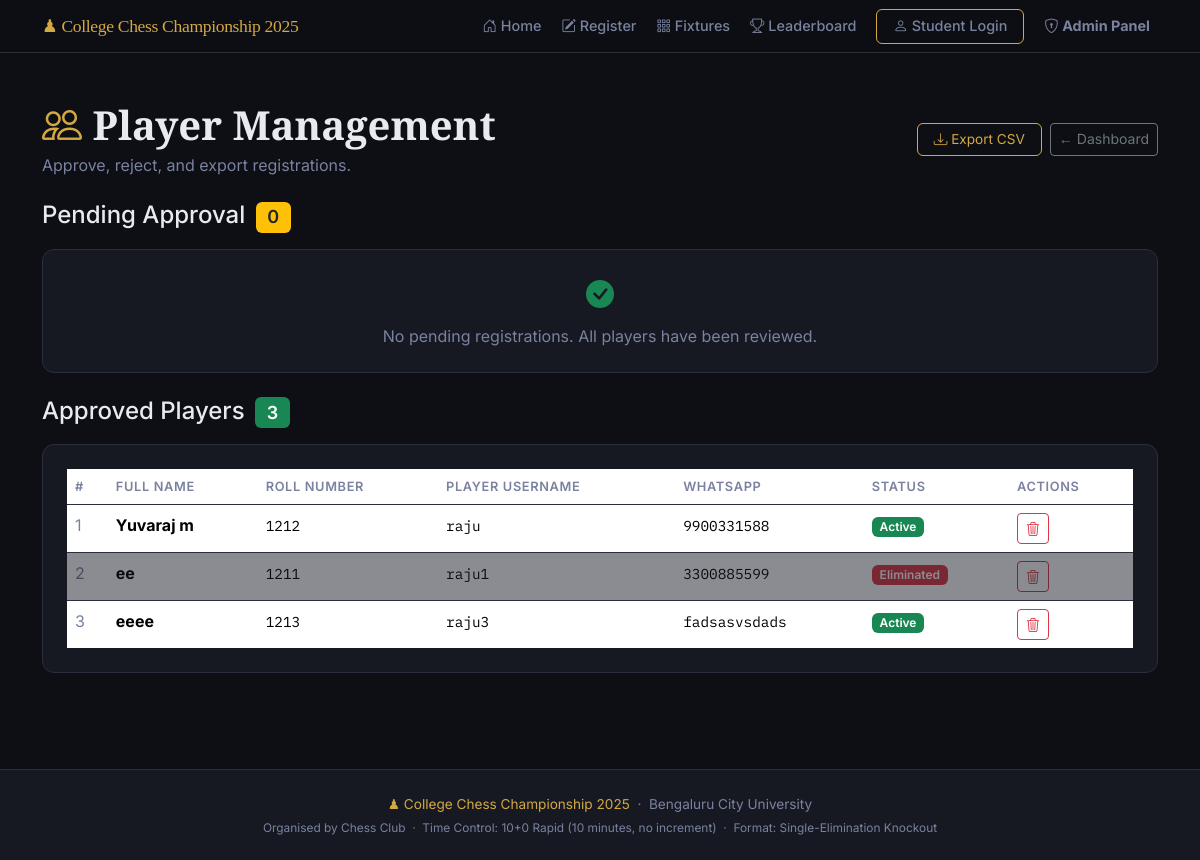
Page /admin/players (signed in) on the committed database.
### models.py (models this page shows, shortened)
class Player(db.Model):
    __tablename__ = "players"
    id = db.Column(db.Integer, primary_key=True)
    full_name      = db.Column(db.String(100), nullable=False)
    roll_number    = db.Column(db.String(50),  unique=True, nullable=False)
    chess_username = db.Column(db.String(50),  unique=True, nullable=False)
    whatsapp       = db.Column(db.String(20),  nullable=False)
    registered_at = db.Column(db.DateTime, default=datetime.utcnow)
    is_approved   = db.Column(db.Boolean, default=False)   # Admin must approve
    is_eliminated = db.Column(db.Boolean, default=False)   # Set True after a loss
    wins      = db.Column(db.Integer, default=0)   # Total match wins
    losses    = db.Column(db.Integer, default=0)   # Total match losses
    points    = db.Column(db.Integer, default=0)   # 1 per win, used for ranking
    bye_count = db.Column(db.Integer, default=0)   # Number of byes received
    matches_as_p1 = db.relationship(
        "Match", foreign_keys="Match.player1_id",
        backref="player1", lazy="dynamic"
    )
    matches_as_p2 = db.relationship(
        "Match", foreign_keys="Match.player2_id",
        backref="player2", lazy="dynamic"
    )
    matches_won = db.relationship(
        "Match", foreign_keys="Match.winner_id",
        backref="winner", lazy="dynamic"
    )

### app.py (the view)
    @app.route("/admin/players")
    @admin_required
    def admin_players():
        pending_players  = Player.query.filter_by(is_approved=False).order_by(Player.registered_at).all()
        approved_players = Player.query.filter_by(is_approved=True).order_by(Player.registered_at).all()
        return render_template(
            "admin_players.html",
            pending_players  = pending_players,
            approved_players = approved_players,
        )

### templates/admin_players.html (shortened to what this page needs)
{% extends "base.html" %}
{% block content %}
<section class="py-5">
  <div class="container">
    <div class="d-flex justify-content-between align-items-center mb-4">
      <div>
        <h1 class="chess-section-title mb-1">
          <i class="bi bi-people chess-gold"></i> Player Management
        </h1>
        <p class="text-muted mb-0">
          Approve, reject, and export registrations.
        </p>
      </div>
      <div class="d-flex gap-2 flex-wrap">
        <a href="{{ url_for('admin_export_players') }}" class="btn chess-btn-outline btn-sm">
          <i class="bi bi-download"></i> Export CSV
        </a>
        <a href="{{ url_for('admin_dashboard') }}" class="btn btn-outline-secondary btn-sm">
          ← Dashboard
        </a>
      </div>
    </div>
    <h4 class="mb-3">
      Pending Approval
      <span class="badge bg-warning text-dark ms-1">{{ pending_players | length }}</span>
    </h4>
    {% if pending_players %}
      <form method="POST" action="{{ url_for('admin_approve_all') }}" class="mb-3">
        <button type="submit" class="btn chess-btn-primary btn-sm"
                onclick="return confirm('Approve ALL {{ pending_players | length }} pending player(s)?')">
          <i class="bi bi-check-all"></i> Approve All Pending
        </button>
      </form>
      <div class="chess-card mb-4">
        <div class="table-responsive">
          <table class="table table-borderless chess-table mb-0">
            <thead>
              <tr>
                <th>#</th>
                <th>Full Name</th>
                <th>Roll Number</th>
                <th>Player Username</th>
                <th>WhatsApp</th>
                <th>Registered</th>
                <th>Actions</th>
              </tr>
            </thead>
            <tbody>
              {% for p in pending_players %}
              <tr>
                <td class="text-muted">{{ p.id }}</td>
                <td><strong>{{ p.full_name }}</strong></td>
                <td><span class="chess-mono">{{ p.roll_number }}</span></td>
                <td>
                  <span class="chess-mono">{{ p.chess_username }}</span>
                </td>
                <td><span class="chess-mono">{{ p.whatsapp }}</span></td>
                <td>
                  <small class="text-muted">
                    {{ p.registered_at.strftime('%d %b %H:%M') }}
                  </small>
                </td>
                <td>
                  <div class="d-flex gap-1">
                    <form method="POST"
                          action="{{ url_for('admin_approve_player', player_id=p.id) }}"
                          style="display:inline;">
                      <button type="submit" class="btn btn-success btn-sm"
                              title="Approve player">
                        <i class="bi bi-check-lg"></i>
                      </button>
                    </form>
                    <form method="POST"
                          action="{{ url_for('admin_reject_player', player_id=p.id) }}"
                          style="display:inline;"
                          onsubmit="return confirm('Delete {{ p.full_name }}\'s registration?')">
                      <button type="submit" class="btn btn-danger btn-sm"
                              title="Reject and delete">
                        <i class="bi bi-trash3"></i>
                      </button>
                    </form>
                  </div>
                </td>
              </tr>
              {% endfor %}
            </tbody>
          </table>
        </div>
      </div>
    {% else %}
      <div class="chess-card text-center py-4 mb-4 text-muted">
        <i class="bi bi-check-circle-fill text-success fs-3"></i>
        <p class="mt-2 mb-0">No pending registrations. All players have been reviewed.</p>
      </div>
    {% endif %}
    <h4 class="mb-3">
      Approved Players
      <span class="badge bg-success ms-1">{{ approved_players | length }}</span>
    </h4>
    {% if approved_players %}
      <div class="chess-card">
        <div class="table-responsive">
          <table class="table table-borderless chess-table mb-0">
            <thead>
              <tr>
                <th>#</th>
                <th>Full Name</th>
                <th>Roll Number</th>
                <th>Player Username</th>
                <th>WhatsApp</th>
                <th>Status</th>
                <th>Actions</th>
              </tr>
            </thead>
            <tbody>
              {% for p in approved_players %}
              <tr class="{{ 'opacity-50' if p.is_eliminated else '' }}">
                <td class="text-muted">{{ p.id }}</td>
                <td><strong>{{ p.full_name }}</strong></td>
                <td><span class="chess-mono">{{ p.roll_number }}</span></td>
                <td>
                  <span class="chess-mono">{{ p.chess_username }}</span>
                </td>
                <td><span class="chess-mono">{{ p.whatsapp }}</span></td>
                <td>
                  {% if p.is_eliminated %}
                    <span class="badge bg-danger">Eliminated</span>
                  {% else %}
                    <span class="badge bg-success">Active</span>
                  {% endif %}
                </td>
                <td>
                  <form method="POST"
                        action="{{ url_for('admin_reject_player', player_id=p.id) }}"
                        style="display:inline;"
                        onsubmit="return confirm('Permanently remove {{ p.full_name }}?')">
                    <button type="submit" class="btn btn-outline-danger btn-sm"
                            title="Remove player">
                      <i class="bi bi-trash3"></i>
                    </button>
                  </form>
                </td>
              </tr>
              {% endfor %}
            </tbody>
          </table>
        </div>
      </div>
    {% else %}
      <div class="chess-card text-center py-4 text-muted">
        <i class="bi bi-person-x fs-3"></i>
        <p class="mt-2 mb-0">No approved players yet. Approve registrations above.</p>
      </div>
    {% endif %}
  </div>
</section>
{% endblock %}

### static/css/style.css (style rules this page uses)
:root { --chess-bg: #0d0f14; --chess-surface: #161922; --chess-surface-2: #1e2230; --chess-border: #2a2f3e; --chess-gold: #d4a843; --chess-gold-light: #e8c26a; --chess-text: #e8eaf0; --chess-muted: #7a82a0; --chess-success: #4caf7d; --chess-danger: #e05c5c; --chess-warning: #f0a84b; --font-display: "Playfair Display", Georgia, serif; --font-mono: "IBM Plex Mono", "Courier New", monospace; --font-body: "Inter", system-ui, sans-serif; --radius-sm: 6px; --radius-md: 12px; --radius-lg: 20px; --transition: 0.2s ease; }
body { background-color: var(--chess-bg); color: var(--chess-text); font-family: var(--font-body); min-height: 100vh; }
a { color: var(--chess-gold); }
.chess-gold { color: var(--chess-gold) !important; }
.chess-mono { font-family: var(--font-mono); font-size: 0.9em; }
.text-muted { color: var(--chess-muted) !important; }
.table { color: var(--chess-text); }
.table thead th { color: var(--chess-muted); font-weight: 600; font-size: 0.8rem; text-transform: uppercase; letter-spacing: 0.05em; border-bottom: 1px solid var(--chess-border); }
.table tbody tr { border-bottom: 1px solid var(--chess-border); }
.table-borderless tbody tr:last-child { border-bottom: none; }
.badge { font-weight: 600; }
.chess-btn-outline { border: 1px solid var(--chess-gold) !important; color: var(--chess-gold) !important; background: transparent; padding: 0.35rem 1rem !important; font-size: 0.85rem; border-radius: var(--radius-sm) !important; }
.chess-card { background: var(--chess-surface); border: 1px solid var(--chess-border); border-radius: var(--radius-md); padding: 1.5rem; }
.chess-section-title { font-family: var(--font-display); font-weight: 700; color: var(--chess-text); }

### rows in the picture
Player: id "1", full_name "Yuvaraj m", roll_number "1212", chess_username "raju", whatsapp "9900331588", is_eliminated "Active"
Player: id "2", full_name "ee", roll_number "1211", chess_username "raju1", whatsapp "3300885599", is_eliminated "Eliminated"
Player: id "3", full_name "eeee", roll_number "1213", chess_username "raju3", whatsapp "fadsasvsdads", is_eliminated "Active"

### other values in the picture
{{ tournament_name }} "College Chess Championship 2025"
{{ pending_players | length }} "0"
{{ approved_players | length }} "3"
{{ college_name }} "Bengaluru City University"
{{ organizer_name }} "Chess Club"
{{ time_control }} "10+0 Rapid (10 minutes, no increment)"
{{ tournament_format }} "Single-Elimination Knockout"
